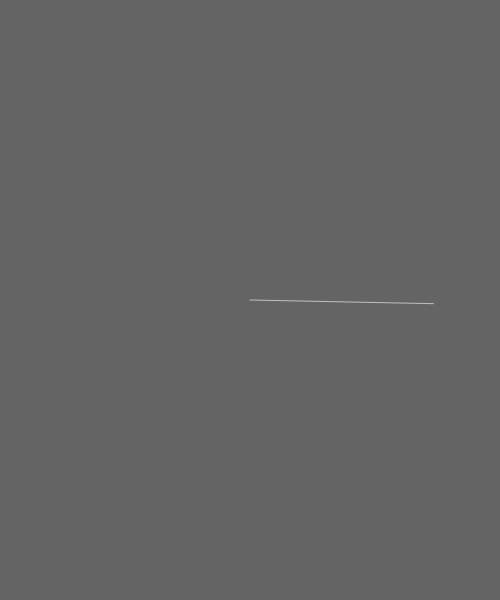
Frame 1 (no input)
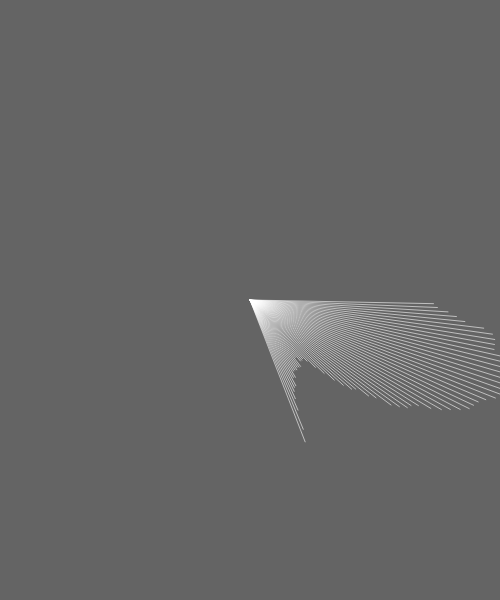
Frame 60 (no input)
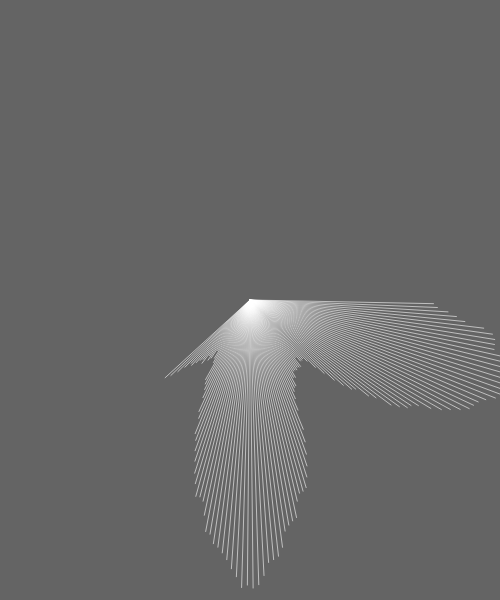
Frame 120 (the mouse pressed at the canvas centre since frame 60)

The p5.js sketch that drew these frames (run headless with seeded random() and noise() and a simulated clock; from frame 60 on, the mouse is pressed at the canvas centre):

// p5.js sketch
// ── sketch.js
let radDist;
let angle = 0;

function setup() {
  createCanvas(500, 600);
  background(100);
}

function draw() {
  //background(100);

  push();
  translate(width / 2, height / 2);

  angle += 0.02;
  
  let noiseForRad = noise(frameCount*0.3) * 50;
  let sinForRad = sin(angle * 5) * 100;
  radDist = 150 + sinForRad + noiseForRad;

  let x = cos(angle) * radDist;
  let y = sin(angle) * radDist;

  radDist = 150;
  let x1 = cos(angle) * radDist;
  let y1 = sin(angle) * radDist;
  
  //let sinForColor = map(sin(angle * 12), -1, 1, 0, 255);
  
  stroke(255, 150);
  line(0, 0, x, y);

  pop();
}
